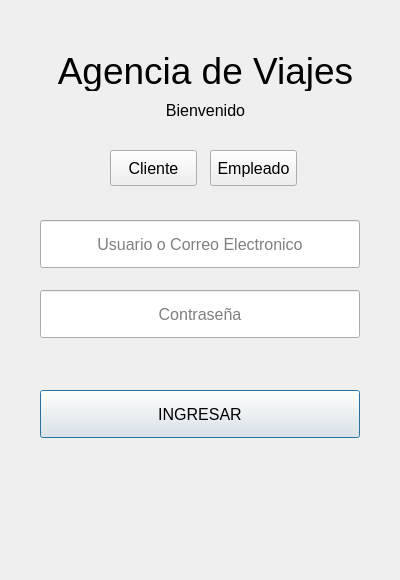
<?xml version="1.0" encoding="UTF-8"?>
<ui version="4.0">
 <class>Dialog</class>
 <widget class="QDialog" name="Dialog">
  <property name="geometry">
   <rect>
    <x>0</x>
    <y>0</y>
    <width>400</width>
    <height>580</height>
   </rect>
  </property>
  <property name="windowTitle">
   <string>Dialog</string>
  </property>
  <widget class="QLabel" name="label_2">
   <property name="geometry">
    <rect>
     <x>160</x>
     <y>100</y>
     <width>91</width>
     <height>21</height>
    </rect>
   </property>
   <property name="font">
    <font>
     <pointsize>12</pointsize>
    </font>
   </property>
   <property name="text">
    <string>Bienvenido</string>
   </property>
   <property name="alignment">
    <set>Qt::AlignmentFlag::AlignCenter</set>
   </property>
  </widget>
  <widget class="QPushButton" name="pushButton_3">
   <property name="geometry">
    <rect>
     <x>40</x>
     <y>390</y>
     <width>320</width>
     <height>48</height>
    </rect>
   </property>
   <property name="font">
    <font>
     <pointsize>12</pointsize>
    </font>
   </property>
   <property name="text">
    <string>INGRESAR</string>
   </property>
  </widget>
  <widget class="QLineEdit" name="lineEdit">
   <property name="geometry">
    <rect>
     <x>40</x>
     <y>220</y>
     <width>320</width>
     <height>48</height>
    </rect>
   </property>
   <property name="font">
    <font>
     <pointsize>12</pointsize>
    </font>
   </property>
   <property name="alignment">
    <set>Qt::AlignmentFlag::AlignCenter</set>
   </property>
   <property name="placeholderText">
    <string>Usuario o Correo Electronico</string>
   </property>
  </widget>
  <widget class="QPushButton" name="pushButton_2">
   <property name="geometry">
    <rect>
     <x>210</x>
     <y>150</y>
     <width>87</width>
     <height>36</height>
    </rect>
   </property>
   <property name="font">
    <font>
     <pointsize>12</pointsize>
    </font>
   </property>
   <property name="text">
    <string>Empleado</string>
   </property>
   <attribute name="buttonGroup">
    <string notr="true">buttonGroup</string>
   </attribute>
  </widget>
  <widget class="QLabel" name="label">
   <property name="geometry">
    <rect>
     <x>50</x>
     <y>50</y>
     <width>311</width>
     <height>41</height>
    </rect>
   </property>
   <property name="font">
    <font>
     <pointsize>28</pointsize>
    </font>
   </property>
   <property name="text">
    <string>Agencia de Viajes</string>
   </property>
   <property name="alignment">
    <set>Qt::AlignmentFlag::AlignCenter</set>
   </property>
  </widget>
  <widget class="QPushButton" name="pushButton">
   <property name="geometry">
    <rect>
     <x>110</x>
     <y>150</y>
     <width>87</width>
     <height>36</height>
    </rect>
   </property>
   <property name="font">
    <font>
     <pointsize>12</pointsize>
    </font>
   </property>
   <property name="text">
    <string>Cliente</string>
   </property>
   <attribute name="buttonGroup">
    <string notr="true">buttonGroup</string>
   </attribute>
  </widget>
  <widget class="QLineEdit" name="lineEdit_2">
   <property name="geometry">
    <rect>
     <x>40</x>
     <y>290</y>
     <width>320</width>
     <height>48</height>
    </rect>
   </property>
   <property name="font">
    <font>
     <pointsize>12</pointsize>
    </font>
   </property>
   <property name="text">
    <string/>
   </property>
   <property name="alignment">
    <set>Qt::AlignmentFlag::AlignCenter</set>
   </property>
   <property name="placeholderText">
    <string>Contraseña</string>
   </property>
  </widget>
 </widget>
 <resources/>
 <connections/>
 <buttongroups>
  <buttongroup name="buttonGroup"/>
 </buttongroups>
</ui>
